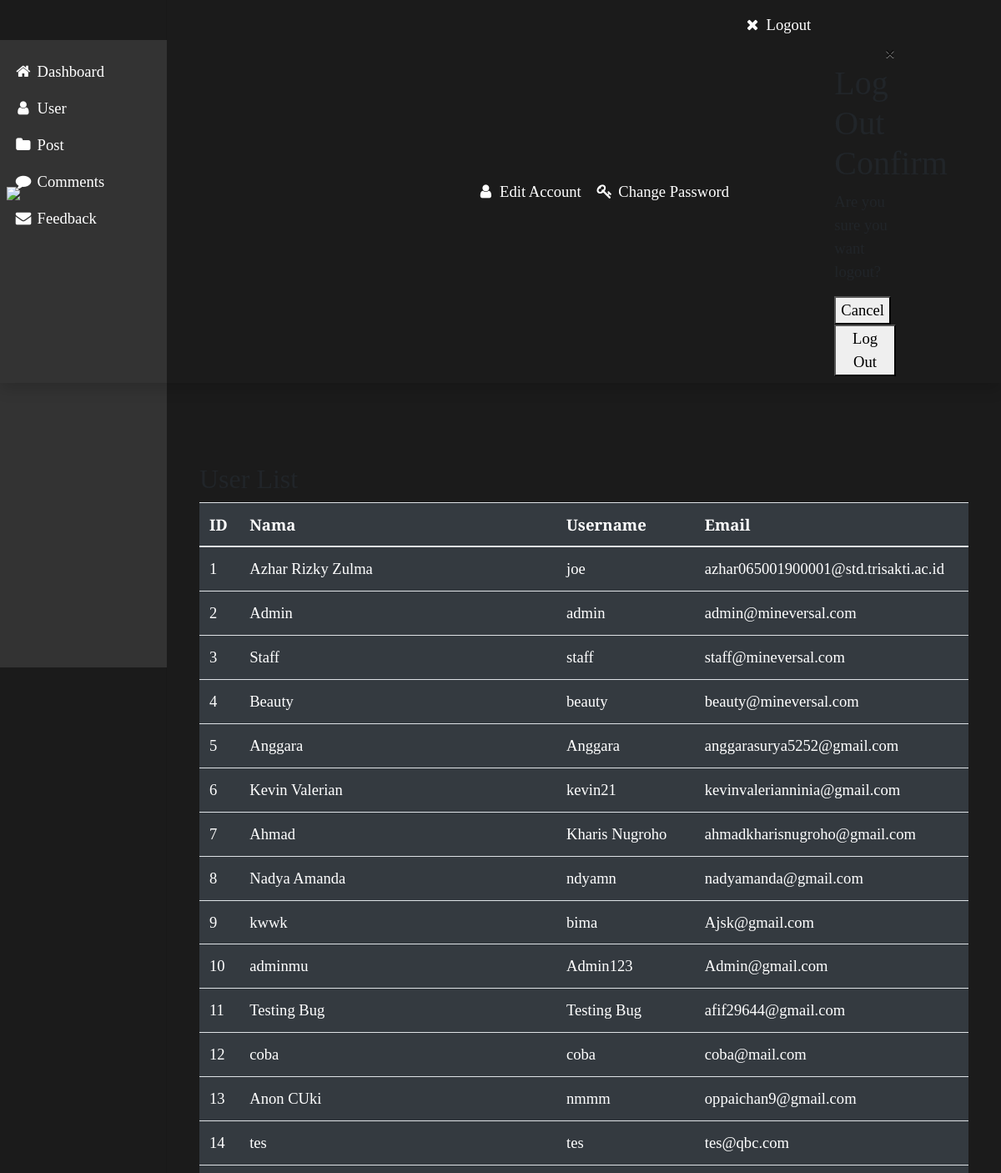
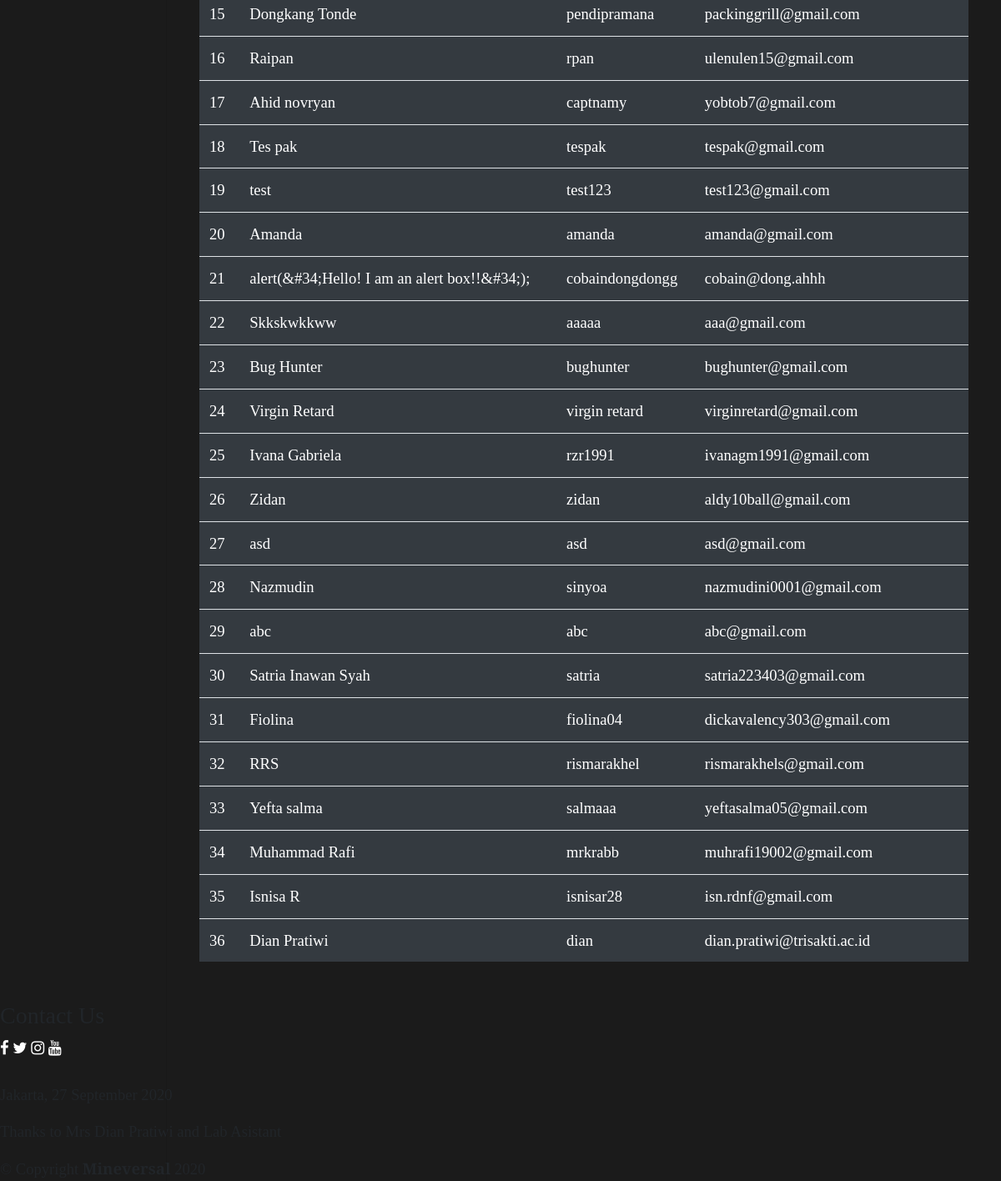
Before: /admin/user.php (signed in) with the older database file (2 pictures, top to bottom).
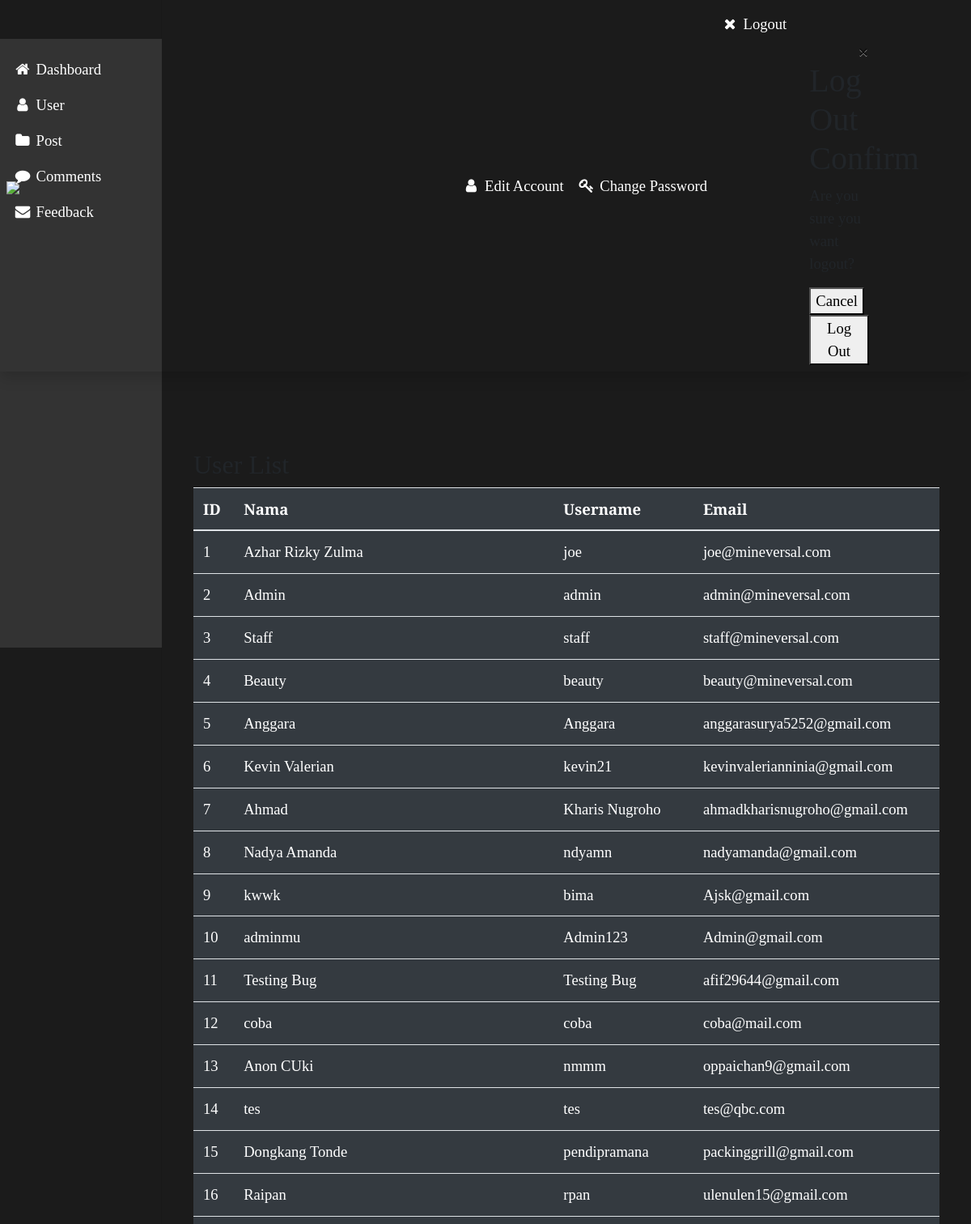
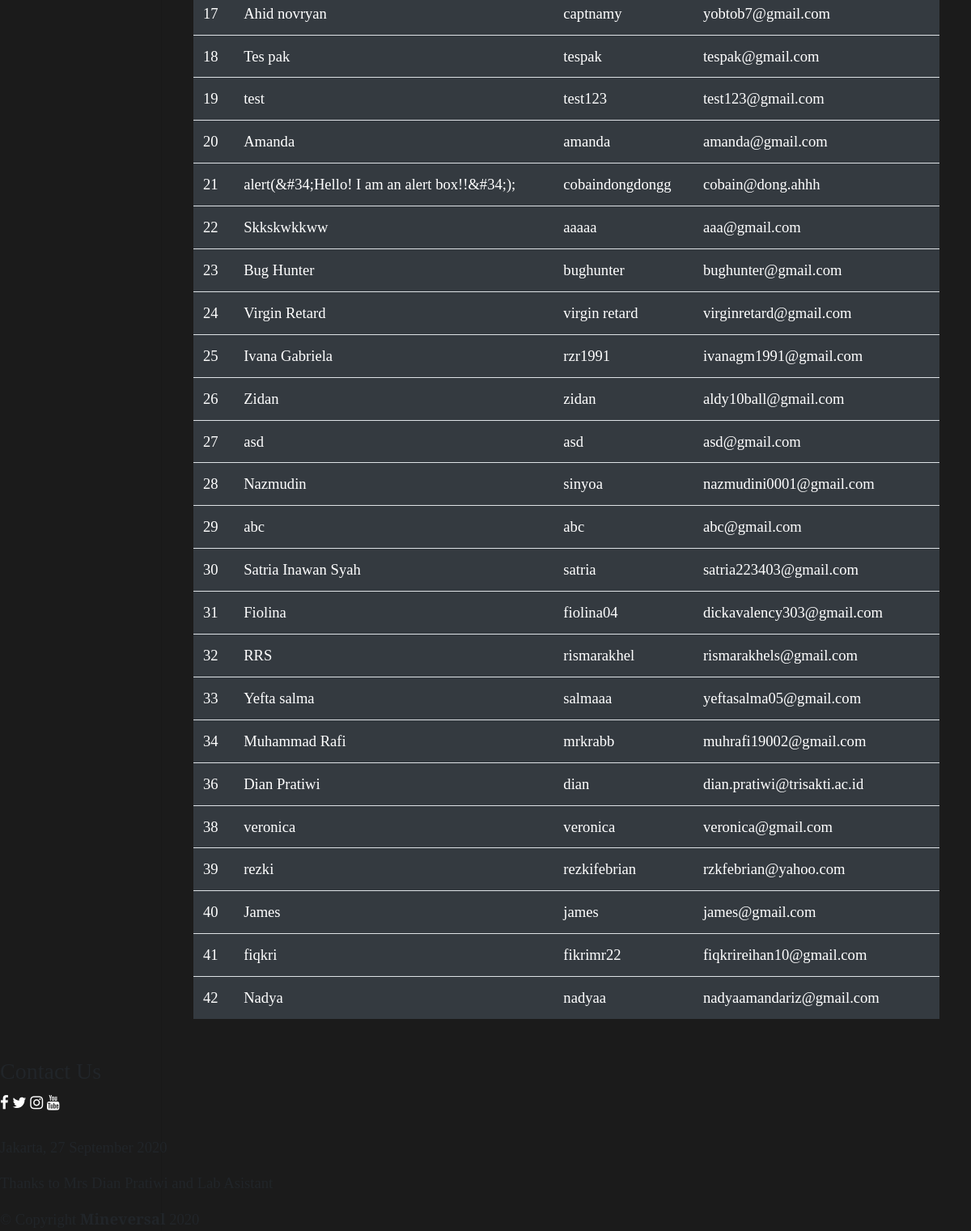
After: the same page with the newer database file (2 pictures, top to bottom).
### tables this page shows
CREATE TABLE `user` (
  `id` int(11) NOT NULL,
  `username` varchar(255) NOT NULL,
  `email` varchar(255) NOT NULL,
  `password` varchar(255) NOT NULL,
  `name` varchar(255) NOT NULL
);

### admin/user.php (the view, shortened to what the changed rows need)
<?php
include('includes/config.php');
?>
<!DOCTYPE html>
    <link rel="stylesheet" href="https://tugas.mineversal.com/user/assets/css/account.css" type="text/css"/>
    <link rel="stylesheet" href="https://tugas.mineversal.com/user/assets/css/index.css" type="text/css"/>
    <link rel="stylesheet" href="https://tugas.mineversal.com/user/framework/css/bootstrap.min.css"/>
    <link href="https://cdnjs.cloudflare.com/ajax/libs/font-awesome/4.7.0/css/font-awesome.min.css"  rel="stylesheet">
    <head>
    </head>
    <body>
        <header id="bar" class="barheader">
            <nav class="nav navbar navbar-dark flex-md-nowrap shadow p-2 navbar-expand-lg" id="nav-custom">
                <div class="collapse navbar-collapse" id="navbarSupportedContent">
                    <ul class="navbar-nav ml-auto">
                        <li class="nav-item my-auto buttonbar active">
                            <div id="signUp" class="signup-bg">
                                <form class="signup-content animate col-md-4 mx-auto" action="logout.php" method="POST">
                                    <div class="signup-container">
                                        <div class="signup-formcontainer">
                                            <h1>Log Out Confirm</h1>
                                        </div>
                                    </div>
                                </form>
                            </div>
                        </li>
                    </ul>
                </div>
            </nav>
        </header>
        <div class="container-fluid">
            <div class="row">
                <main role="main" class="col-md-9 ml-sm-auto col-lg-10 px-md-4 kanan">
                    <div class="container-fluid mb-5 pt-5">
                        <h2 class="mt-5">User List</h2>
                        <div class="row">
                            <div class="col-sm-12">
                                <div class="card-box">
                                    <div class="table-responsive">
                                        <table class="table table-colored table-centered table-inverse m-0 bg-dark">
                                            <thead>
                                                <tr>
                                                    <th>ID</th>
                                                    <th>Nama</th>
                                                    <th>Username</th>
                                                    <th>Email</th>
                                                </tr>
                                            </thead>
                                            <tbody>
                                                <?php
                                                    $query=mysqli_query($kon,"SELECT id as id, name as name, username as username, email as email FROM user");
                                                    $rowcount=mysqli_num_rows($query);
                                                    if($rowcount==0){
                                                ?>
                                                <tr>
                                                    <td colspan = "4" align="center"><h3 style="color:red">No record found</h3></td>
                                                </tr>
                                                <?php
                                                    } else {
                                                        while($row = mysqli_fetch_array($query))
                                                    {
                                                ?>
                                                <tr>
                                                    <td><?php echo htmlentities($row['id']);?></td>
                                                    <td><?php echo htmlentities($row['name']);?></td>
                                                    <td><?php echo htmlentities($row['username']);?></td>
                                                    <td><?php echo htmlentities($row['email']);?></td>
                                                </tr>
                                                <?php } }?>
                                            </tbody>
                                        </table>
                                    </div>
                                </div>
                            </div>
                        </div>
                    </div>
                </main>
            </div>
        </div>
    </body>
</html>

Changed rows visible on the page:
removed user: id "35", name "Isnisa R", username "isnisar28", email "isn.rdnf@gmail.com"
changed user "Azhar Rizky Zulma": email "azhar065001900001@std.trisakti.ac.id" → "joe@mineversal.com"
added user: id "38", name "veronica", username "veronica", email "veronica@gmail.com"
added user: id "39", name "rezki", username "rezkifebrian", email "rzkfebrian@yahoo.com"
added user: id "40", name "James", username "james", email "james@gmail.com"
added user: id "41", name "fiqkri", username "fikrimr22", email "fiqkrireihan10@gmail.com"
added user: id "42", name "Nadya", username "nadyaa", email "nadyaamandariz@gmail.com"
